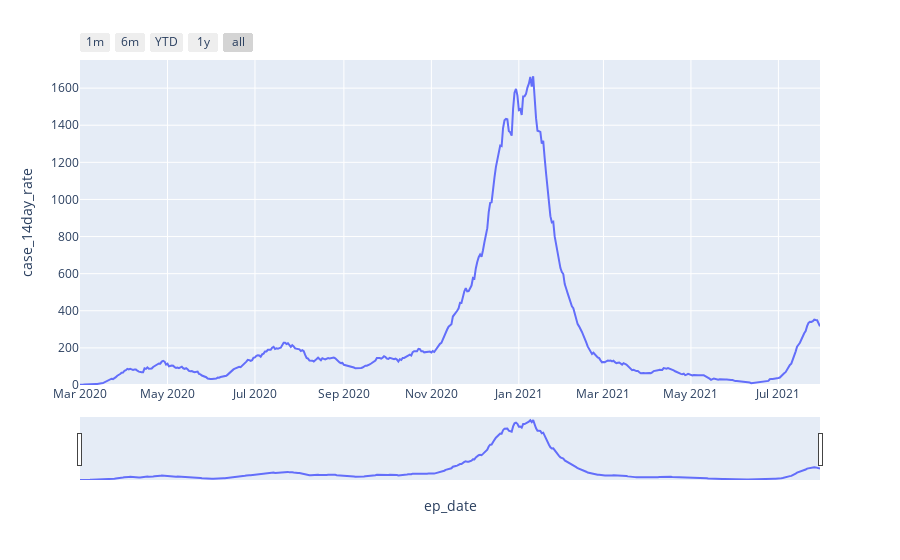

Notebook code cell kept with this figure:
### Code cell
fig = px.line(df_burbank, 'ep_date', 'case_14day_rate')

fig.update_layout(
    xaxis=dict(
        rangeselector=dict(
            buttons=list([
                dict(count=1,
                     label="1m",
                     step="month",
                     stepmode="backward"),
                dict(count=6,
                     label="6m",
                     step="month",
                     stepmode="backward"),
                dict(count=1,
                     label="YTD",
                     step="year",
                     stepmode="todate"),
                dict(count=1,
                     label="1y",
                     step="year",
                     stepmode="backward"),
                dict(step="all")
            ])
        ),
        rangeslider=dict(
            visible=True
        ),
        type="date",
#         rangeslider_yaxis_range=[0, 1000],
        rangeslider_yaxis_rangemode="auto"
    )
)

fig.update_yaxes(rangemode='tozero')

fig.show()

### Figure 1 — Plotly figure (JSON) as saved in the notebook; plotly's stock layout.template omitted (floating-point values rounded to 4 significant figures; data arrays with more than 128 entries replaced by an {"elided": "..."} marker saying what was removed)
{"data": [{"hovertemplate": "ep_date=%{x}<br>case_14day_rate=%{y}<extra></extra>", "legendgroup": "", "line": {"color": "#636efa", "dash": "solid"}, "mode": "lines", "name": "", "orientation": "v", "showlegend": false, "type": "scatter", "x": {"elided": "517 str values"}, "xaxis": "x", "y": {"elided": "517 int values"}, "yaxis": "y"}], "layout": {"autosize": true, "legend": {"tracegroupgap": 0}, "margin": {"t": 60}, "xaxis": {"anchor": "y", "autorange": true, "domain": [0, 1], "range": ["2020-03-01", "2021-07-30"], "rangeselector": {"buttons": [{"count": 1, "label": "1m", "step": "month", "stepmode": "backward"}, {"count": 6, "label": "6m", "step": "month", "stepmode": "backward"}, {"count": 1, "label": "YTD", "step": "year", "stepmode": "todate"}, {"count": 1, "label": "1y", "step": "year", "stepmode": "backward"}, {"step": "all"}]}, "rangeslider": {"autorange": true, "range": ["2020-03-01", "2021-07-30"], "visible": true, "yaxis": {"_template": null, "range": [0, 1752.0], "rangemode": "auto"}}, "showspikes": false, "title": {"text": "ep_date"}, "type": "date"}, "yaxis": {"anchor": "x", "autorange": true, "domain": [0, 1], "range": [0, 1752.0], "rangemode": "tozero", "title": {"text": "case_14day_rate"}, "type": "linear"}}}
